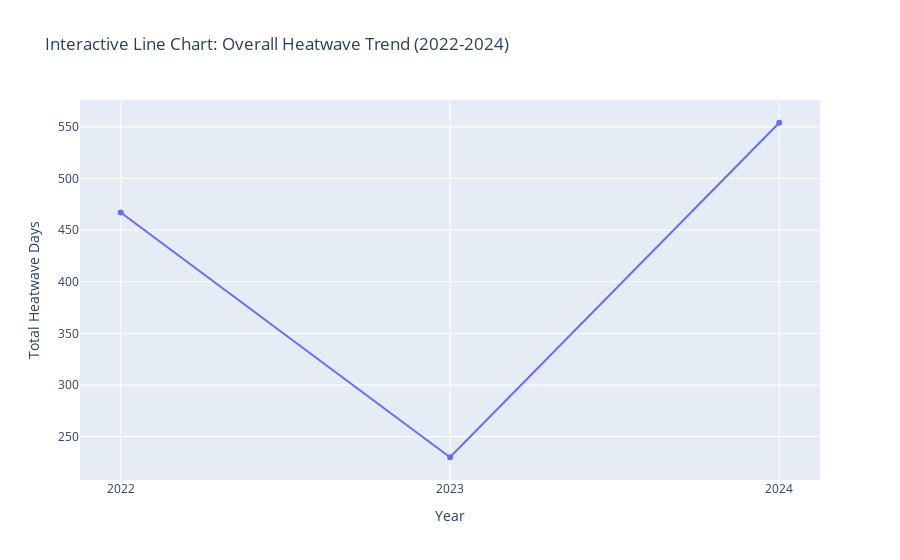

The cell this chart's notebook holds for it:
### Code cell
# %% Cell 12: Interactive Plotly Line Chart of Overall Trend
overall_df = pd.DataFrame({
    'Year': ['2022', '2023', '2024'],
    'Total Heatwave Days': df_regions[['2022', '2023', '2024']].sum()
})
fig2 = px.line(overall_df, x='Year', y='Total Heatwave Days', markers=True, 
               title='Interactive Line Chart: Overall Heatwave Trend (2022-2024)')
fig2.show()

### Figure 1 — Plotly figure (JSON) as saved in the notebook; plotly's stock layout.template omitted (floating-point values rounded to 4 significant figures)
{"data": [{"hovertemplate": "Year=%{x}<br>Total Heatwave Days=%{y}<extra></extra>", "legendgroup": "", "line": {"color": "#636efa", "dash": "solid"}, "marker": {"symbol": "circle"}, "mode": "markers+lines", "name": "", "orientation": "v", "showlegend": false, "type": "scatter", "x": ["2022", "2023", "2024"], "xaxis": "x", "y": [467, 230, 554], "yaxis": "y"}], "layout": {"legend": {"tracegroupgap": 0}, "title": {"text": "Interactive Line Chart: Overall Heatwave Trend (2022-2024)"}, "xaxis": {"anchor": "y", "domain": [0, 1], "title": {"text": "Year"}}, "yaxis": {"anchor": "x", "domain": [0, 1], "title": {"text": "Total Heatwave Days"}}}}
